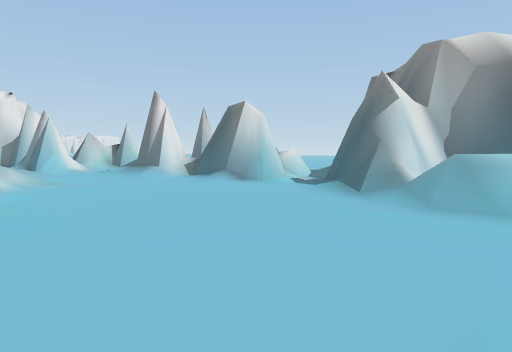
view 1 (above)

24 first-person views from a walk through a scene from a Unity 3-D project. The camera is 1.2 m above the floor, tilts 4° down and sees 70° across. The floor is counted in squares, 2 m on a side. Each view is taken from the middle of a square. On the plan, view 1 faces up. The plan holds only what a view shows up to about 10 squares ahead; the rest is blank. The place goes on beyond the plan.

view 2
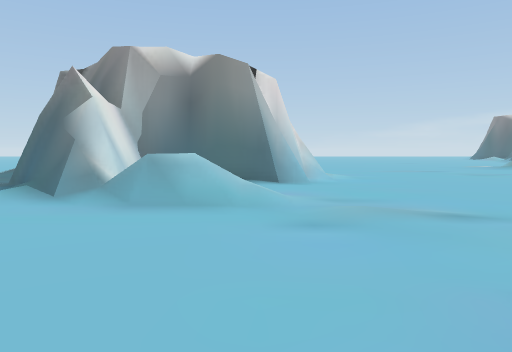

view 3
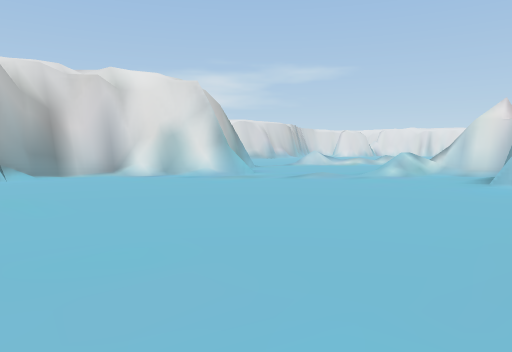

view 4
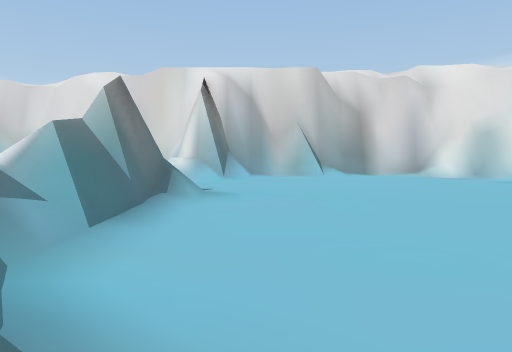

view 5
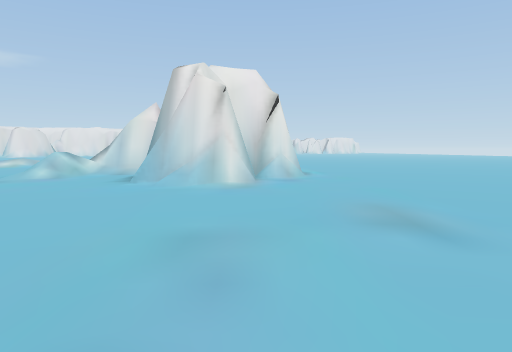

view 6
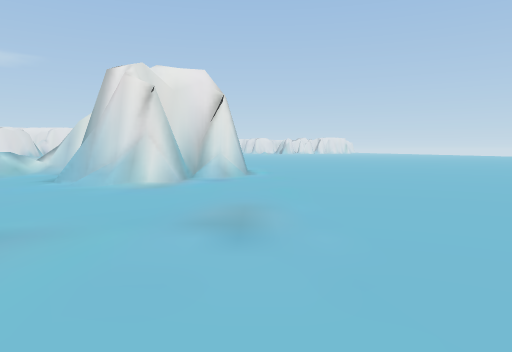

view 7
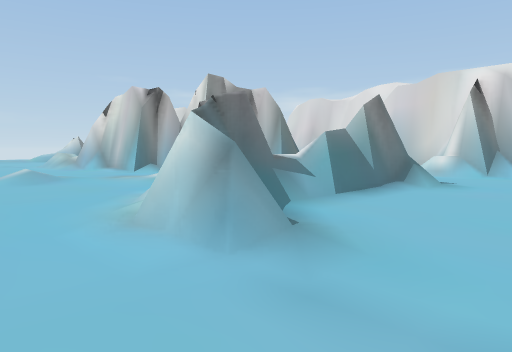

view 8
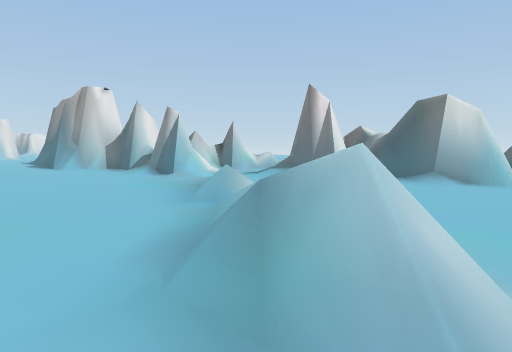

view 9
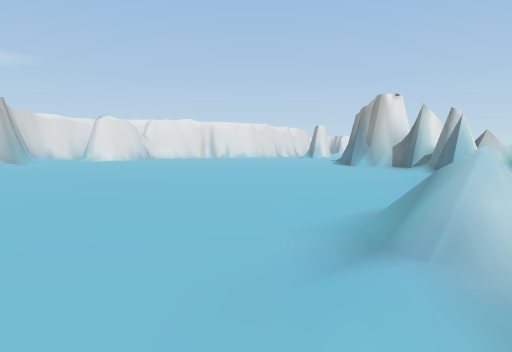

view 10
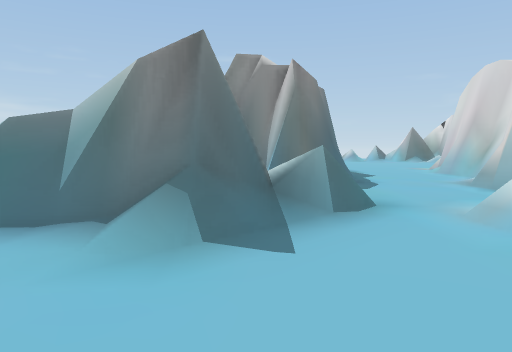

view 11
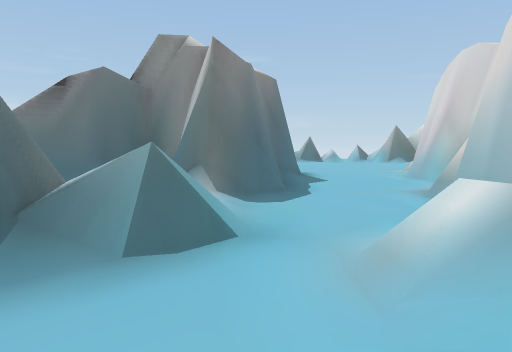

view 12
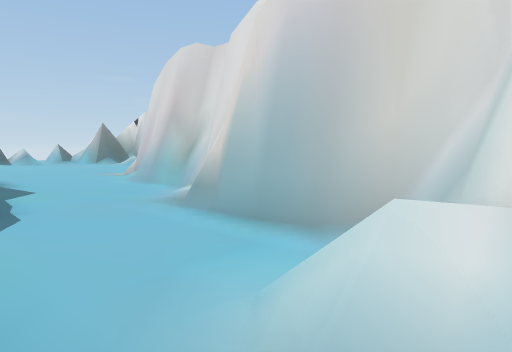

view 13
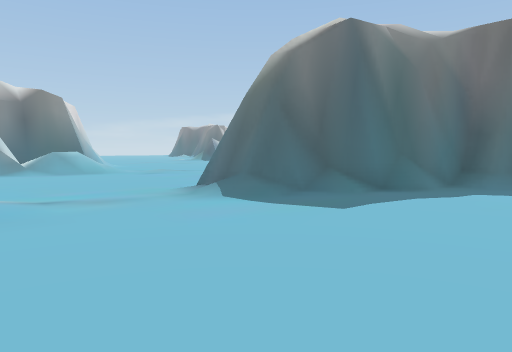

view 14
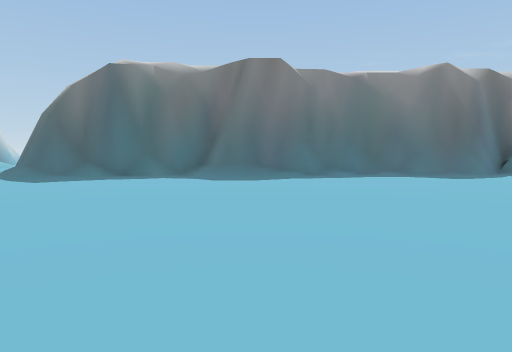

view 15
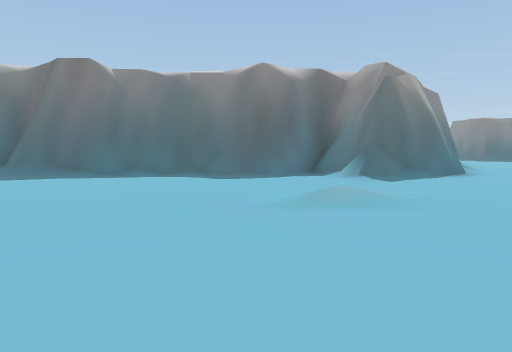

view 16
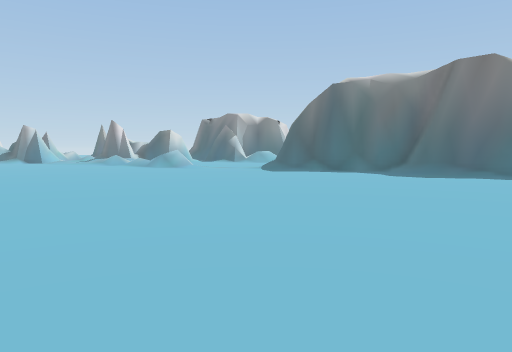

view 17
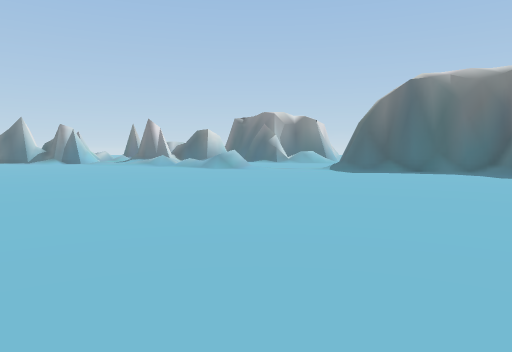

view 18
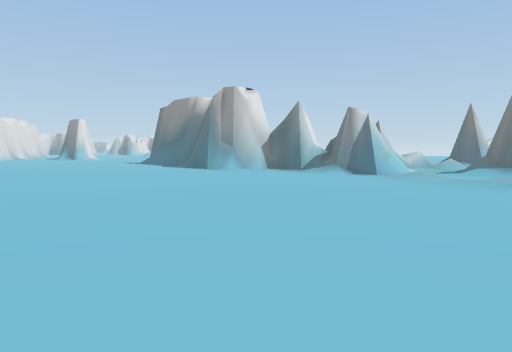

view 19
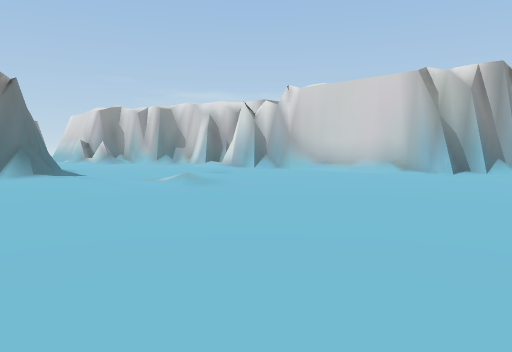

view 20
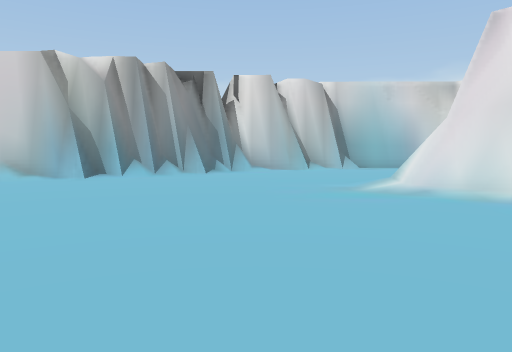

view 21
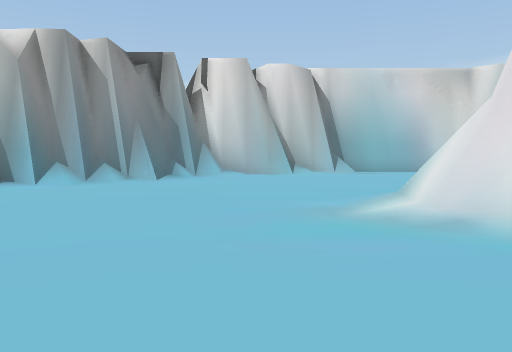

view 22
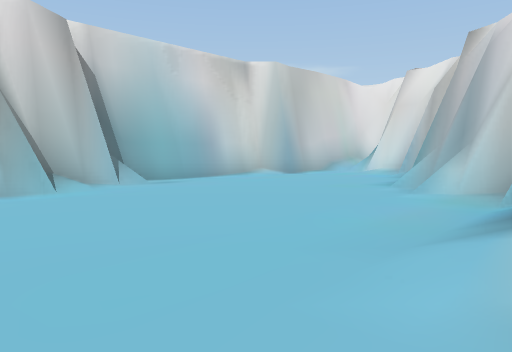

view 23
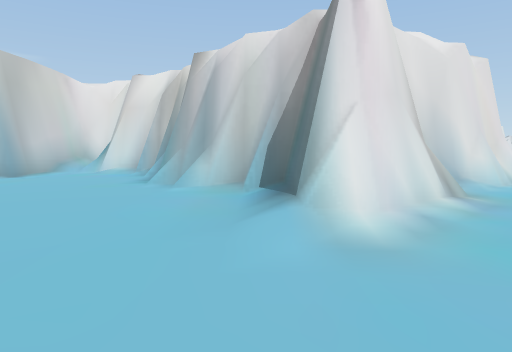

view 24
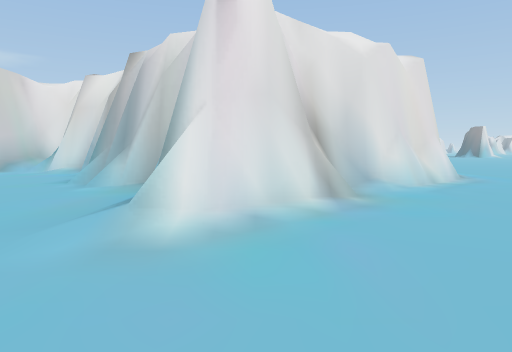

### Floor plan
Key: @ floor where view 1 was taken; # wall or solid block; x gap in a wall; . main floor; : floor 0.5 m higher than the main floor; / step, stairs or slope; = window, fence, low wall or low ledge.
Columns run from 23 left of view 1 to 13 right of it. Each row starts with its distance up from view 1.
 11         ......../#/.           ....
 10         ......../#//##= //#   ......
  9         ........./../###//   /......
  8          ........//..//#//  ##/.....
  7           ........//...//####./.....
  6           ........//..../#####/.....
  5            ......../.....#//###......
  4           ........./.....=/..........
  3          ..........//...../..........
  2          ..........=/...../..........
  1         ..  .........................
  0         ..  .........//@//........./.
 -1          .  ........./#  #/........#/
 -2         #.. ........./#  #/........#/
 -3         #.. ..........#  #/......./#x
 -4         #.............####/......#//
 -5         #.............## ###....##
 -6 ###     #.............#    ###/.=/  #
 -7 ....#####/............##     ##/// /#
 -8 ......./#/............/#      #../###
 -9 #......./..............#      ##..#
-10 #.....................##       #/./
-11 ##....................##       #/../
-12  ##............../..../#       ##../#
-13   ####.............../##        ##../
-14     ###.#///........./#          #/..
-15       #######......../#          #:..

Where each view was taken, in squares from view 1:
view 1: 0 up, 0 right, facing up
view 2: 0 up, 0 right, facing up-right
view 3: 0 up, 12 right, facing left
view 4: 0 up, 12 right, facing down-left
view 5: 1 up, 12 right, facing up-left
view 6: 2 up, 13 right, facing up-left
view 7: 2 up, 12 right, facing down
view 8: 1 up, 4 left, facing up
view 9: 0 up, 3 left, facing up-left
view 10: 3 down, 7 right, facing down-right
view 11: 5 down, 7 right, facing down-right
view 12: 6 down, 8 right, facing down
view 13: 1 down, 7 left, facing right
view 14: 6 down, 10 left, facing right
view 15: 11 down, 10 left, facing right
view 16: 9 down, 11 left, facing up-right
view 17: 7 down, 12 left, facing up-right
view 18: 1 up, 9 left, facing up
view 19: 5 down, 7 left, facing down
view 20: 6 down, 9 left, facing down-left
view 21: 7 down, 11 left, facing down-left
view 22: 10 down, 13 left, facing left
view 23: 11 down, 13 left, facing up-left
view 24: 10 down, 12 left, facing up-left
